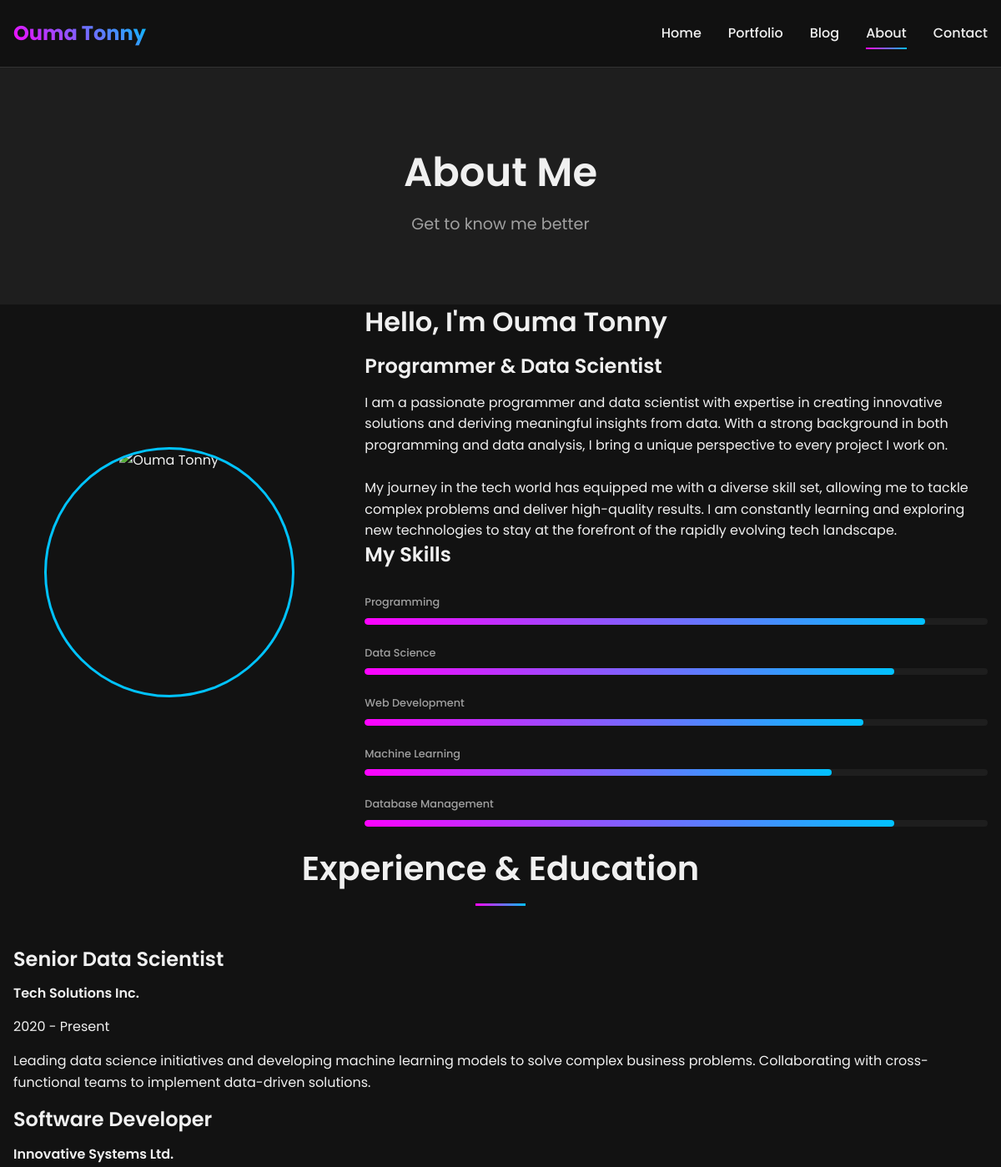
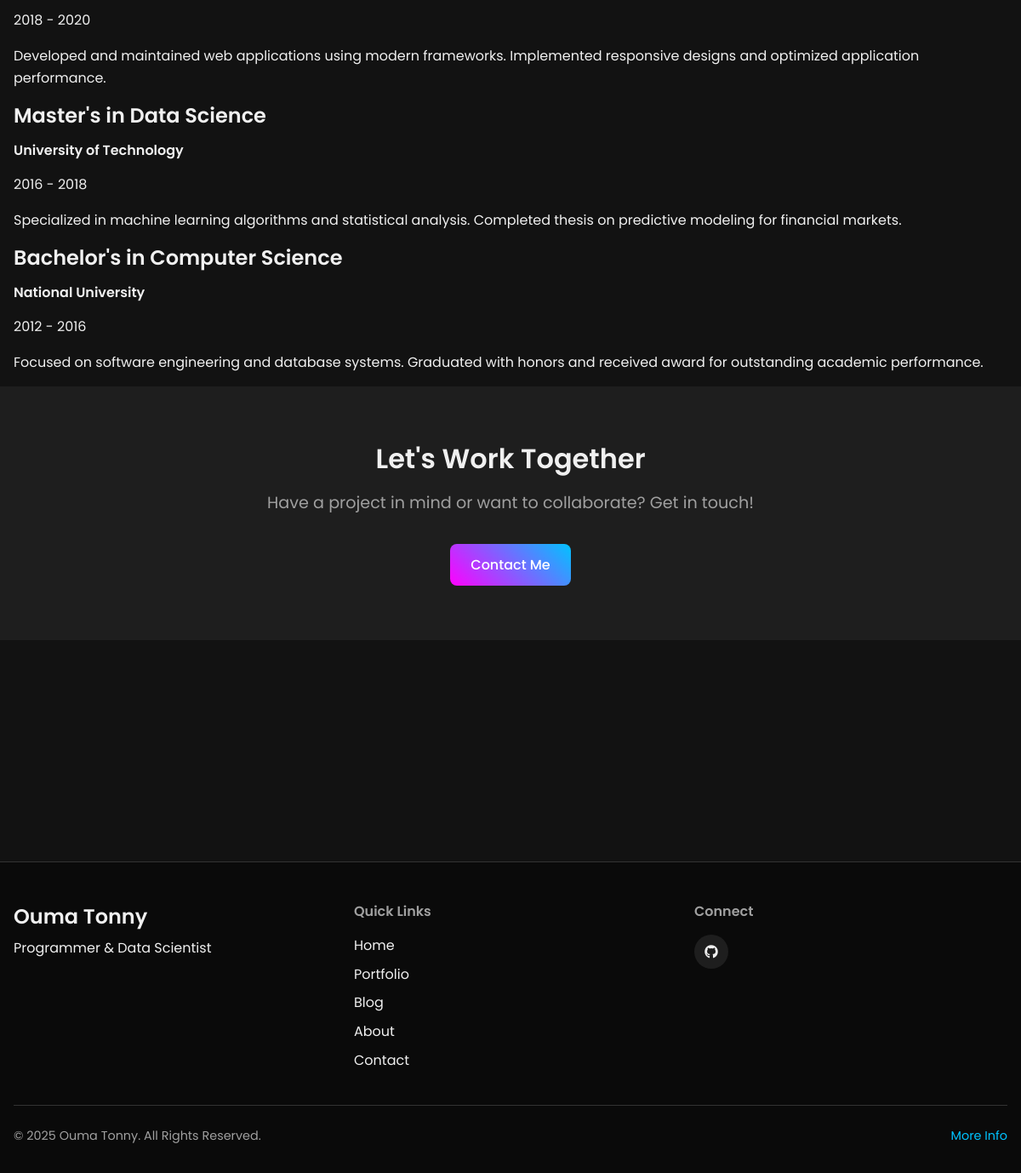
Page /about.php on the committed database (2 pictures, top to bottom).
### tables this page shows
CREATE TABLE IF NOT EXISTS personal_info (
    id INT AUTO_INCREMENT PRIMARY KEY,
    full_name VARCHAR(100) NOT NULL,
    title VARCHAR(100),
    bio TEXT,
    email VARCHAR(100),
    phone VARCHAR(20),
    location VARCHAR(100),
    github_url VARCHAR(255),
    linkedin_url VARCHAR(255),
    twitter_url VARCHAR(255),
    created_at TIMESTAMP DEFAULT CURRENT_TIMESTAMP,
    updated_at TIMESTAMP DEFAULT CURRENT_TIMESTAMP ON UPDATE CURRENT_TIMESTAMP
);

### includes/db.php (called while the page is built, shortened)
<?php
class Database {
    private $conn;
    private static $instance = null;
    private function __construct() {
        try {
            $this->conn = new PDO(
                "mysql:host=" . DB_HOST . ";dbname=" . DB_NAME,
                DB_USER,
                DB_PASS,
                array(PDO::MYSQL_ATTR_INIT_COMMAND => "SET NAMES 'utf8'")
            );
            $this->conn->setAttribute(PDO::ATTR_ERRMODE, PDO::ERRMODE_EXCEPTION);
            $this->conn->setAttribute(PDO::ATTR_DEFAULT_FETCH_MODE, PDO::FETCH_ASSOC);
        } catch(PDOException $e) {
            echo "Connection Error: " . $e->getMessage();
            exit;
        }
    }
    public static function getInstance() {
        if (self::$instance == null) {
            self::$instance = new Database();
        }
        return self::$instance;
    }
    public function query($sql, $params = []) {
        try {
            $stmt = $this->conn->prepare($sql);
            $stmt->execute();
            return $stmt;
        } catch(PDOException $e) {
            echo "Query Error: " . $e->getMessage();
            return false;
        }
    }
    public function fetch($sql, $params = []) {
        $stmt = $this->query($sql, $params);
        return $stmt ? $stmt->fetch() : false;
    }
}

### includes/functions.php (called while the page is built, shortened)
<?php
require_once 'db.php';
function getPersonalInfo() {
    try {
        $db = Database::getInstance();
        $sql = "SELECT * FROM personal_info WHERE id = 1";
        return $db->fetch($sql);
    } catch (Exception $e) {
        error_log("Error fetching personal info: " . $e->getMessage());
        return null;
    }
}
?>

### about.php (the view, shortened to what this page needs)
<?php
require_once 'includes/functions.php';
$personalInfo = getPersonalInfo();
include 'includes/header.php';
?>
<section class="page-header">
    <div class="container">
        <h1>About Me</h1>
        <p>Get to know me better</p>
    </div>
</section>
<section class="about-section">
    <div class="container">
        <div class="about-content">
            <div class="about-image">
                <div class="image-frame">
                    <img src="/assets/images/profile.jpg" alt="Ouma Tonny" onerror="this.src='/assets/images/profile-placeholder.jpg'">
                </div>
            </div>
            <div class="about-text">
                <h2>Hello, I'm <?php echo isset($personalInfo['full_name']) ? $personalInfo['full_name'] : 'Ouma Tonny'; ?></h2>
                <h3><?php echo isset($personalInfo['title']) ? $personalInfo['title'] : 'Programmer & Data Scientist'; ?></h3>
                <div class="about-bio">
                    <?php if (isset($personalInfo['bio']) && !empty($personalInfo['bio'])): ?>
                        <?php echo nl2br($personalInfo['bio']); ?>
                    <?php endif; ?>
                </div>
                <div class="skills-section">
                    <h3>My Skills</h3>
                    <div class="skills">
                        <div class="skill-item">
                            <span class="skill-name">Programming</span>
                            <div class="skill-bar">
                                <div class="skill-progress" style="width: 90%"></div>
                            </div>
                        </div>
                        <div class="skill-item">
                            <span class="skill-name">Data Science</span>
                            <div class="skill-bar">
                                <div class="skill-progress" style="width: 85%"></div>
                            </div>
                        </div>
                        <div class="skill-item">
                            <span class="skill-name">Web Development</span>
                            <div class="skill-bar">
                                <div class="skill-progress" style="width: 80%"></div>
                            </div>
                        </div>
                        <div class="skill-item">
                            <span class="skill-name">Machine Learning</span>
                            <div class="skill-bar">
                                <div class="skill-progress" style="width: 75%"></div>
                            </div>
                        </div>
                        <div class="skill-item">
                            <span class="skill-name">Database Management</span>
                            <div class="skill-bar">
                                <div class="skill-progress" style="width: 85%"></div>
                            </div>
                        </div>
                    </div>
                </div>
            </div>
        </div>
    </div>
</section>
<section class="experience-section">
    <div class="container">
        <div class="section-header">
            <h2>Experience & Education</h2>
            <div class="section-line"></div>
        </div>
        <div class="timeline">
            <div class="timeline-item">
                <div class="timeline-content">
                    <h3>Senior Data Scientist</h3>
                    <h4>Tech Solutions Inc.</h4>
                    <p class="timeline-date">2020 - Present</p>
                    <p>Leading data science initiatives and developing machine learning models to solve complex business problems. Collaborating with cross-functional teams to implement data-driven solutions.</p>
                </div>
            </div>
            <div class="timeline-item">
                <div class="timeline-content">
                    <h3>Software Developer</h3>
                    <h4>Innovative Systems Ltd.</h4>
                    <p class="timeline-date">2018 - 2020</p>
                    <p>Developed and maintained web applications using modern frameworks. Implemented responsive designs and optimized application performance.</p>
                </div>
            </div>
            <div class="timeline-item">
                <div class="timeline-content">
                    <h3>Master's in Data Science</h3>
                    <h4>University of Technology</h4>
                    <p class="timeline-date">2016 - 2018</p>
                    <p>Specialized in machine learning algorithms and statistical analysis. Completed thesis on predictive modeling for financial markets.</p>
                </div>
            </div>
            <div class="timeline-item">
                <div class="timeline-content">
                    <h3>Bachelor's in Computer Science</h3>
                    <h4>National University</h4>
                    <p class="timeline-date">2012 - 2016</p>
                    <p>Focused on software engineering and database systems. Graduated with honors and received award for outstanding academic performance.</p>
                </div>
            </div>
        </div>
    </div>
</section>
<section class="contact-cta">
    <div class="container">
        <div class="cta-content">
            <h2>Let's Work Together</h2>
            <p>Have a project in mind or want to collaborate? Get in touch!</p>
            <a href="/contact.php" class="btn btn-primary">Contact Me</a>
        </div>
    </div>
</section>
<?php include 'includes/footer.php'; ?>

### assets/css/style.css (style rules this page uses)
:root { --primary-color: #ff00ff; --primary-hover: #e100e1; --secondary-color: #00c3ff; --secondary-hover: #00a8e0; --text-color: #f0f0f0; --text-muted: #a0a0a0; --bg-color: #121212; --bg-card: #1e1e1e; --bg-card-hover: #2a2a2a; --border-color: #333333; --success-color: #4caf50; --error-color: #f44336; --warning-color: #ff9800; --info-color: #2196f3; --font-family: "Poppins", sans-serif; --transition-speed: 0.3s; --box-shadow: 0 4px 6px rgba(0, 0, 0, 0.1); --border-radius: 8px; --container-width: 1200px; }
* { margin: 0; padding: 0; box-sizing: border-box; }
html { scroll-behavior: smooth; }
body { font-family: var(--font-family); font-size: 16px; line-height: 1.6; color: var(--text-color); background-color: var(--bg-color); overflow-x: hidden; }
a { color: var(--secondary-color); text-decoration: none; transition: color var(--transition-speed) ease; }
h1, h2, h3, h4, h5, h6 { font-weight: 600; line-height: 1.3; margin-bottom: 1rem; }
h1 { font-size: 2.5rem; }
h2 { font-size: 2rem; }
h3 { font-size: 1.5rem; }
p { margin-bottom: 1rem; }
img { max-width: 100%; height: auto; }
.container { width: 100%; max-width: var(--container-width); margin: 0 auto; padding: 0 1rem; }
.btn { display: inline-block; padding: 0.75rem 1.5rem; border-radius: var(--border-radius); font-weight: 500; text-align: center; cursor: pointer; transition: all var(--transition-speed) ease; border: none; outline: none; }
.btn-primary { background: linear-gradient(45deg, var(--primary-color), var(--secondary-color)); color: #fff; }
.section-header { text-align: center; margin-bottom: 3rem; }
.section-header h2 { font-size: 2.5rem; margin-bottom: 1rem; }
.section-line { width: 60px; height: 3px; background: linear-gradient(45deg, var(--primary-color), var(--secondary-color)); margin: 0 auto; }
.about-content { display: grid; grid-template-columns: 1fr 2fr; gap: 3rem; align-items: center; }
.about-image { text-align: center; }
.image-frame { position: relative; display: inline-block; border-radius: 50%; overflow: hidden; width: 300px; height: 300px; border: 3px solid var(--secondary-color); }
.image-frame img { width: 100%; height: 100%; object-fit: cover; }
.skills { margin-top: 2rem; }
.skill-item { margin-bottom: 1.5rem; }
.skill-name { display: block; margin-bottom: 0.5rem; font-weight: 500; }
.skill-bar { width: 100%; height: 8px; background-color: var(--bg-card); border-radius: 4px; overflow: hidden; }
.skill-progress { height: 100%; background: linear-gradient(45deg, var(--primary-color), var(--secondary-color)); border-radius: 4px; transition: width 2s ease-in-out; }
.contact-cta { background-color: var(--bg-card); padding: 4rem 0; text-align: center; }
.cta-content h2 { margin-bottom: 1rem; }
.cta-content p { font-size: 1.2rem; color: var(--text-muted); margin-bottom: 2rem; }
.page-header { background-color: var(--bg-card); padding: 6rem 0 4rem; text-align: center; }
.page-header h1 { font-size: 3rem; margin-bottom: 1rem; }
.page-header p { font-size: 1.2rem; color: var(--text-muted); }

### assets/css/dark-theme.css (style rules this page uses)
.dark-theme { --primary-color: #ff00ff; --primary-hover: #e100e1; --secondary-color: #00c3ff; --secondary-hover: #00a8e0; --text-color: #f0f0f0; --text-muted: #a0a0a0; --bg-color: #121212; --bg-card: #1e1e1e; --bg-card-hover: #2a2a2a; --border-color: #333333; --success-color: #4caf50; --error-color: #f44336; --warning-color: #ff9800; --info-color: #2196f3; }

### assets/css/enhanced-hero.css (style rules this page uses)
.skill-name { font-size: 0.8rem; color: var(--text-muted); }

### rows in the picture
personal_info: full_name "Ouma Tonny", title "Programmer & Data Scientist", bio "I am a passionate programmer and data scientist with expertise in creating innovative solutions and deriving meaningful insights from data. With a strong background in both programming and data analysis, I bring a unique perspective to every project I work on. My journey in the tech world has equipped me with a diverse skill set, allowing me to tackle complex problems and deliver high-quality results. I am constantly learning and exploring new technologies to stay at the forefront of the rapidly evolving tech landscape."
